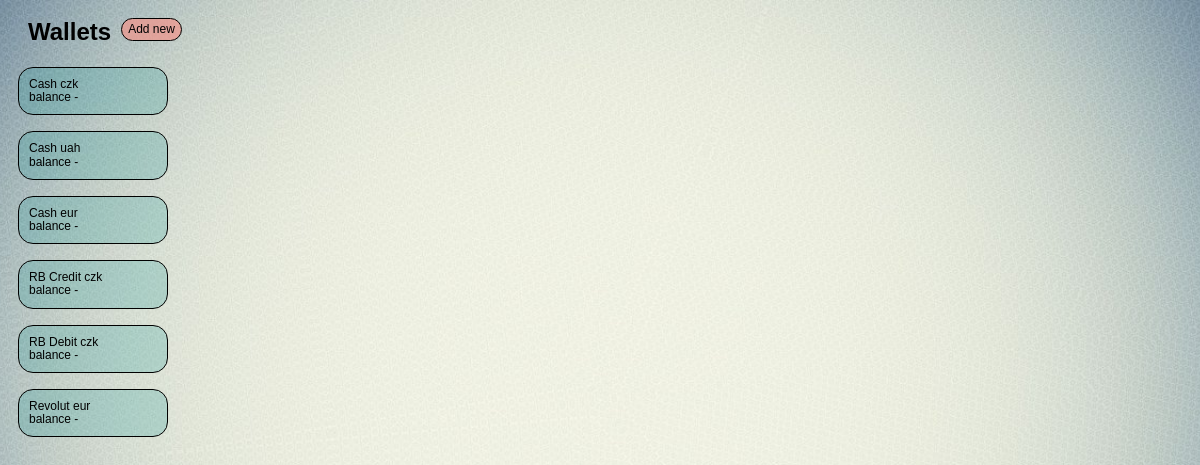
/finance/, run on the app's committed database.
### finance/models.py (models this page shows, shortened)
class Wallet(models.Model):
    W_TYPES = (
        ('a', 'account'),
        ('b', 'bank account'),
        ('c', 'cash'),
        )
    w_name = models.CharField(max_length=20, verbose_name = 'Wallet name')
    w_ticker = models.CharField(max_length=3, verbose_name = 'Currency ticker')
    w_type = models.CharField(max_length=1, choices=W_TYPES, verbose_name = 'Type')
    w_bank = models.CharField(max_length=25, verbose_name = 'Bank name', blank=True)
    initial_balance = models.DecimalField(max_digits=9, decimal_places=2, verbose_name = 'Initial balance', default=0.00)
    f_name = models.CharField(max_length=24, blank=True, verbose_name='Full wallet name')
    class Meta:
        verbose_name = 'wallet'
        verbose_name_plural = 'wallets'
        ordering = ['w_name']

### finance/views.py (the view)
# urls.py: path('', home, name = 'home'),
def home(request):
    wlts = Wallet.objects.order_by('w_name')
    return render(request, 'finance/home.html', {'wlts':wlts})

### finance/templates/finance/home.html (shortened to what this page needs)
{% load static %}
<html>
    <head>
        <link rel='stylesheet' type='text/css' href="{% static 'finance/style.css' %}">
    </head>
    <body>
        <div>
            <div class='nav_H'>
                <div class="wallet">Wallets</div>
                <button class="btn btn_add_wlt" onclick="location.href='{% url 'create_wlt' %}'">Add new</button>
            </div>
            {% for wlt in wlts %}
                <p><button class="btn btn_wlts" onclick="location.href='{% url 'home_wlt' wlt.pk %}'">{{wlt.f_name}}<br>balance - </button></p>
            {% endfor %}
        </div>
    </body>
</html>

### finance/static/finance/style.css (style rules this page uses)
body { background-image: url('bg_v2.jpg'); background-size: cover; background-repeat: no-repeat; background-position: center; font-family: Arial, sans-serif; text-decoration: none; color: black; appearance: none; -webkit-appearance: none; -moz-appearance: none; }
.nav_H { display: flex; flex-direction: row; align-items: center; }
.wallet { font-size: 24px; font-weight: bold; margin: 10px 10px 5px 20px; }
.btn { border: 1px solid black; line-height: 1.1; cursor: pointer; transition: transform 0.2s; text-decoration: none; word-wrap: break-word; text-align: center; border-radius: 8px; }
.btn_wlts { margin: 0px 0px 0px 10px; padding: 10px; background-color: rgba(0, 139, 139, 0.2); width: 150px; font-size: 12px; text-align: left; border-radius: 15px; }
.btn_add_wlt { background-color: rgba(241, 148, 138, 0.7); width: fit-content; height: 23px; margin: 0px 5px 0px 0px; font-size: 12px; border-radius: 15px; }

### data on the page
Wallet: f_name "Cash czk"
Wallet: f_name "Cash uah"
Wallet: f_name "Cash eur"
Wallet: f_name "RB Credit czk"
Wallet: f_name "RB Debit czk"
Wallet: f_name "Revolut eur"
